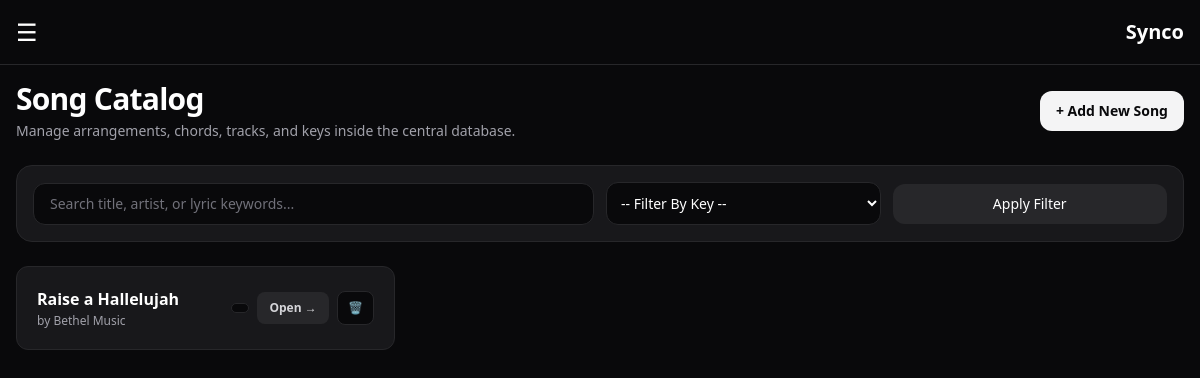
Before: /songs/ with the older database file.
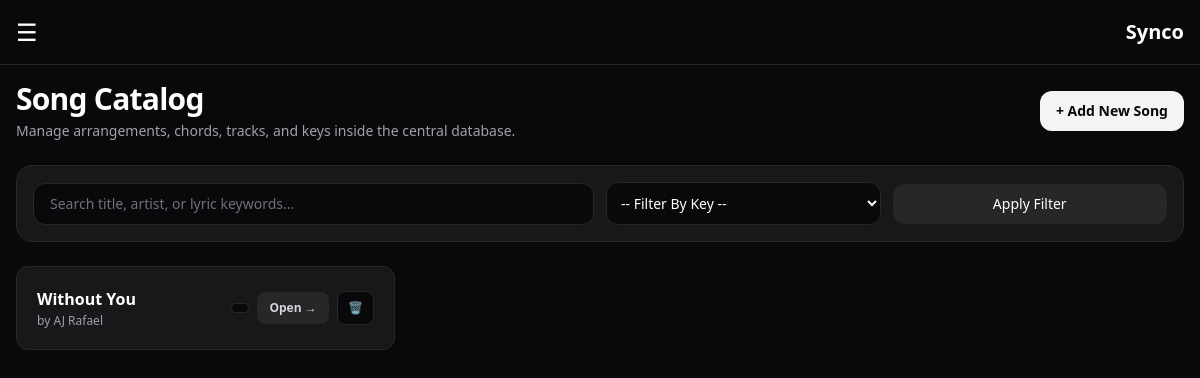
After: the same page with the newer database file.
### songs/models.py (models this page shows)
class Song(models.Model):
    title = models.CharField(max_length=200)
    artist = models.CharField(max_length=200)
    lyrics = models.TextField()
    chords = models.TextField()
    youtube_id = models.CharField(max_length=50, blank=True, null=True)
    created_at = models.DateTimeField(auto_now_add=True)

### songs/views.py (the view)
# urls.py: path('', views.song_list_view, name='song_list'),
def song_list_view(request):
    songs = Song.objects.all().order_by('-created_at')
    return render(request, 'songs/song_list.html', {'songs': songs})

### templates/songs/song_list.html (shortened to what this page needs)
{% extends 'base.html' %}
{% block content %}
<div class="space-y-6">
    <div class="flex flex-col sm:flex-row sm:items-center sm:justify-between gap-4">
        <div>
            <h1 class="text-3xl font-extrabold text-white tracking-tight">Song Catalog</h1>
            <p class="text-zinc-400 text-sm mt-1">Manage arrangements, chords, tracks, and keys inside the central database.</p>
        </div>
        <a href="{% url 'song_create' %}" class="inline-flex items-center justify-center bg-zinc-100 hover:bg-zinc-200 text-zinc-950 font-semibold px-4 py-2.5 rounded-xl transition text-sm">
            + Add New Song
        </a>
    </div>
    <form method="GET" action="{% url 'song_list' %}" class="bg-zinc-900 border border-zinc-800 p-4 rounded-2xl grid grid-cols-1 md:grid-cols-4 gap-3 items-center">
        <div class="md:col-span-2 relative">
            <input type="text" name="q" value="{{ query }}" placeholder="Search title, artist, or lyric keywords..." class="w-full bg-zinc-950 border border-zinc-800 rounded-xl py-2.5 pl-4 pr-10 text-sm text-white focus:outline-none focus:border-zinc-700 placeholder:text-zinc-500">
        </div>
        <div>
            <select name="key" onchange="this.form.submit();" class="w-full bg-zinc-950 border border-zinc-800 rounded-xl p-2.5 text-sm text-white focus:outline-none focus:border-zinc-700">
                <option value="">-- Filter By Key --</option>
            </select>
        </div>
        <div class="flex gap-2">
            <button type="submit" class="flex-1 bg-zinc-800 hover:bg-zinc-700 text-white font-medium text-sm py-2.5 rounded-xl transition">
                Apply Filter
            </button>
        </div>
    </form>
    {% if songs %}
        <div class="grid grid-cols-1 md:grid-cols-2 lg:grid-cols-3 gap-4">
            {% for song in songs %}
                <div class="bg-zinc-900 border border-zinc-800 p-5 rounded-xl hover:border-zinc-700 transition flex items-center justify-between group">
                    <div class="truncate mr-4">
                        <h3 class="text-base font-bold text-white truncate group-hover:text-zinc-200 transition">{{ song.title }}</h3>
                        <p class="text-zinc-400 text-xs truncate mt-0.5">by {{ song.artist }}</p>
                    </div>
                    <div class="flex items-center gap-2 shrink-0">
                        <span class="font-mono text-xs font-black bg-zinc-950 text-zinc-400 border border-zinc-800 px-2 py-1 rounded-lg">
                        </span>
                        <a href="{% url 'song_detail' song.pk %}" class="bg-zinc-800 hover:bg-zinc-100 text-zinc-300 hover:text-zinc-950 text-xs font-bold px-3 py-2 rounded-lg transition">
                            Open &rarr;
                        </a>
                        <a href="{% url 'song_delete' song.pk %}"
                           onclick="return confirm('Are you sure you want to delete \'{{ song.title }}\'?');"
                           class="bg-zinc-950 hover:bg-red-950 text-zinc-500 hover:text-red-400 border border-zinc-800 hover:border-red-900 text-xs font-bold px-2.5 py-2 rounded-lg transition"
                           title="Delete Song">
                            🗑️
                        </a>
                    </div>
                </div>
            {% endfor %}
        </div>
    {% endif %}
</div>
{% endblock %}

### templates/base.html (shortened to what this page needs)
{% load pwa %}
<!DOCTYPE html>
<html lang="en">
<head>
    <script src="https://cdn.tailwindcss.com"></script>
</head>
<body class="bg-zinc-950 text-white">
    <nav class="p-4 flex items-center justify-between border-b border-zinc-800">
        <button onclick="toggleSidebar()" class="text-2xl z-50">☰</button>
        <span class="font-bold text-xl">Synco</span>
    </nav>
    <main class="p-4">{% block content %}{% endblock %}</main>
</body>
</html>

Changed rows visible on the page:
removed Song: title "Raise a Hallelujah", artist "Bethel Music"
added Song: title "Without You", artist "AJ Rafael"
